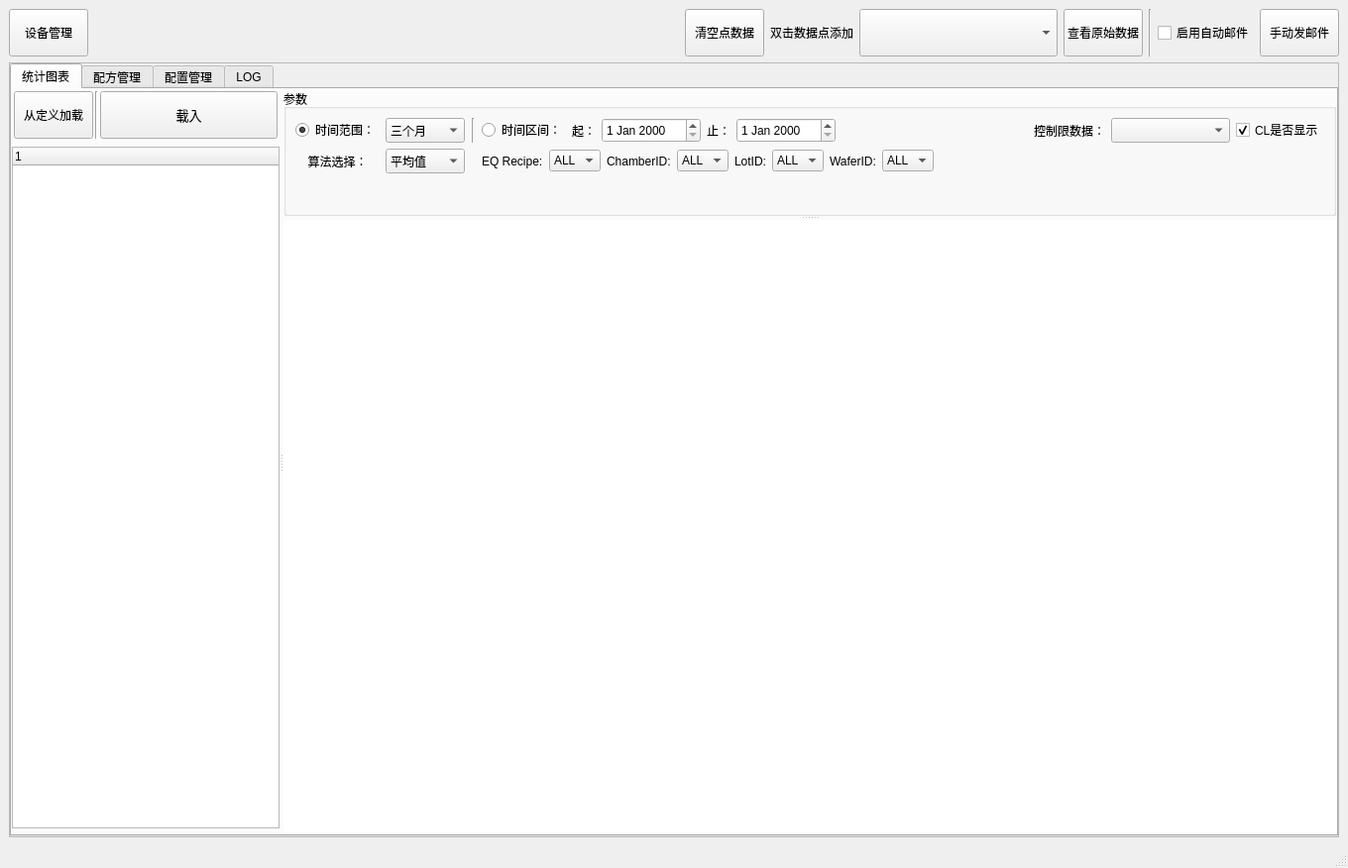
<?xml version="1.0" encoding="UTF-8"?>
<ui version="4.0">
 <class>sFaultDetectionClassificationRGA</class>
 <widget class="QMainWindow" name="sFaultDetectionClassificationRGA">
  <property name="geometry">
   <rect>
    <x>0</x>
    <y>0</y>
    <width>1360</width>
    <height>876</height>
   </rect>
  </property>
  <property name="windowTitle">
   <string>sFaultDetectionClassificationRGA</string>
  </property>
  <widget class="QWidget" name="centralwidget">
   <layout class="QVBoxLayout" name="verticalLayout_4">
    <item>
     <widget class="QWidget" name="widget_4" native="true">
      <property name="maximumSize">
       <size>
        <width>16777215</width>
        <height>48</height>
       </size>
      </property>
      <layout class="QHBoxLayout" name="horizontalLayout">
       <property name="leftMargin">
        <number>0</number>
       </property>
       <property name="topMargin">
        <number>0</number>
       </property>
       <property name="rightMargin">
        <number>0</number>
       </property>
       <property name="bottomMargin">
        <number>0</number>
       </property>
       <item>
        <widget class="QPushButton" name="UI_PB_DEVICE_CONFIG_FDC">
         <property name="minimumSize">
          <size>
           <width>32</width>
           <height>48</height>
          </size>
         </property>
         <property name="text">
          <string>设备管理</string>
         </property>
        </widget>
       </item>
       <item>
        <spacer name="horizontalSpacer">
         <property name="orientation">
          <enum>Qt::Horizontal</enum>
         </property>
         <property name="sizeHint" stdset="0">
          <size>
           <width>40</width>
           <height>20</height>
          </size>
         </property>
        </spacer>
       </item>
       <item>
        <widget class="QPushButton" name="btnClearPnts">
         <property name="minimumSize">
          <size>
           <width>0</width>
           <height>48</height>
          </size>
         </property>
         <property name="text">
          <string>清空点数据</string>
         </property>
        </widget>
       </item>
       <item>
        <widget class="QLabel" name="label_9">
         <property name="text">
          <string>双击数据点添加</string>
         </property>
        </widget>
       </item>
       <item>
        <widget class="QComboBox" name="UI_PNTS_COMBOX">
         <property name="minimumSize">
          <size>
           <width>200</width>
           <height>48</height>
          </size>
         </property>
        </widget>
       </item>
       <item>
        <widget class="QPushButton" name="btnOpenPostSoftware">
         <property name="minimumSize">
          <size>
           <width>0</width>
           <height>48</height>
          </size>
         </property>
         <property name="text">
          <string>查看原始数据</string>
         </property>
        </widget>
       </item>
       <item>
        <widget class="Line" name="line_3">
         <property name="orientation">
          <enum>Qt::Vertical</enum>
         </property>
        </widget>
       </item>
       <item>
        <widget class="QCheckBox" name="chkEnabledMail">
         <property name="text">
          <string>启用自动邮件</string>
         </property>
         <property name="checked">
          <bool>false</bool>
         </property>
        </widget>
       </item>
       <item>
        <widget class="QPushButton" name="btnSendMail">
         <property name="minimumSize">
          <size>
           <width>0</width>
           <height>48</height>
          </size>
         </property>
         <property name="text">
          <string>手动发邮件</string>
         </property>
        </widget>
       </item>
      </layout>
     </widget>
    </item>
    <item>
     <widget class="QScrollArea" name="scrollArea">
      <property name="widgetResizable">
       <bool>true</bool>
      </property>
      <widget class="QWidget" name="scrollAreaWidgetContents">
       <property name="geometry">
        <rect>
         <x>0</x>
         <y>0</y>
         <width>1340</width>
         <height>757</height>
        </rect>
       </property>
       <layout class="QVBoxLayout" name="verticalLayout_5">
        <property name="spacing">
         <number>0</number>
        </property>
        <property name="leftMargin">
         <number>0</number>
        </property>
        <property name="topMargin">
         <number>0</number>
        </property>
        <property name="rightMargin">
         <number>0</number>
        </property>
        <property name="bottomMargin">
         <number>0</number>
        </property>
        <item>
         <widget class="QTabWidget" name="tabWidget">
          <property name="currentIndex">
           <number>0</number>
          </property>
          <property name="iconSize">
           <size>
            <width>16</width>
            <height>16</height>
           </size>
          </property>
          <widget class="QWidget" name="tab">
           <attribute name="title">
            <string>统计图表</string>
           </attribute>
           <layout class="QVBoxLayout" name="verticalLayout_2">
            <property name="spacing">
             <number>0</number>
            </property>
            <property name="leftMargin">
             <number>0</number>
            </property>
            <property name="topMargin">
             <number>0</number>
            </property>
            <property name="rightMargin">
             <number>0</number>
            </property>
            <property name="bottomMargin">
             <number>0</number>
            </property>
            <item>
             <widget class="QSplitter" name="splitter_2">
              <property name="orientation">
               <enum>Qt::Horizontal</enum>
              </property>
              <widget class="QWidget" name="widget" native="true">
               <layout class="QVBoxLayout" name="verticalLayout_3">
                <item>
                 <widget class="QWidget" name="widget_5" native="true">
                  <layout class="QGridLayout" name="gridLayout_4">
                   <property name="leftMargin">
                    <number>2</number>
                   </property>
                   <property name="topMargin">
                    <number>2</number>
                   </property>
                   <property name="rightMargin">
                    <number>2</number>
                   </property>
                   <property name="bottomMargin">
                    <number>2</number>
                   </property>
                   <property name="spacing">
                    <number>2</number>
                   </property>
                   <item row="0" column="2">
                    <widget class="QPushButton" name="UI_PB_OK_FDC">
                     <property name="minimumSize">
                      <size>
                       <width>80</width>
                       <height>48</height>
                      </size>
                     </property>
                     <property name="font">
                      <font>
                       <family>微软雅黑</family>
                       <pointsize>10</pointsize>
                      </font>
                     </property>
                     <property name="text">
                      <string>载入</string>
                     </property>
                    </widget>
                   </item>
                   <item row="0" column="0">
                    <widget class="QPushButton" name="btnDefine">
                     <property name="minimumSize">
                      <size>
                       <width>0</width>
                       <height>48</height>
                      </size>
                     </property>
                     <property name="maximumSize">
                      <size>
                       <width>80</width>
                       <height>16777215</height>
                      </size>
                     </property>
                     <property name="text">
                      <string>从定义加载</string>
                     </property>
                    </widget>
                   </item>
                   <item row="0" column="1">
                    <widget class="Line" name="line_2">
                     <property name="orientation">
                      <enum>Qt::Vertical</enum>
                     </property>
                    </widget>
                   </item>
                  </layout>
                 </widget>
                </item>
                <item>
                 <widget class="QTreeWidget" name="UI_TW_EQ_LIST_FDC">
                  <column>
                   <property name="text">
                    <string/>
                   </property>
                  </column>
                 </widget>
                </item>
                <item>
                 <widget class="QWidget" name="widget_2" native="true">
                  <layout class="QHBoxLayout" name="horizontalLayout_2">
                   <property name="leftMargin">
                    <number>0</number>
                   </property>
                   <property name="topMargin">
                    <number>0</number>
                   </property>
                   <property name="rightMargin">
                    <number>0</number>
                   </property>
                   <property name="bottomMargin">
                    <number>0</number>
                   </property>
                  </layout>
                 </widget>
                </item>
               </layout>
              </widget>
              <widget class="QSplitter" name="splitter">
               <property name="orientation">
                <enum>Qt::Vertical</enum>
               </property>
               <widget class="QWidget" name="UI_W_TOOLS_FDC" native="true">
                <property name="maximumSize">
                 <size>
                  <width>16777215</width>
                  <height>128</height>
                 </size>
                </property>
                <layout class="QVBoxLayout" name="verticalLayout">
                 <item>
                  <widget class="QGroupBox" name="groupBox_3">
                   <property name="title">
                    <string>参数</string>
                   </property>
                   <layout class="QGridLayout" name="gridLayout_2">
                    <item row="2" column="0">
                     <spacer name="verticalSpacer_2">
                      <property name="orientation">
                       <enum>Qt::Vertical</enum>
                      </property>
                      <property name="sizeHint" stdset="0">
                       <size>
                        <width>20</width>
                        <height>40</height>
                       </size>
                      </property>
                     </spacer>
                    </item>
                    <item row="0" column="2">
                     <widget class="Line" name="line">
                      <property name="minimumSize">
                       <size>
                        <width>5</width>
                        <height>0</height>
                       </size>
                      </property>
                      <property name="orientation">
                       <enum>Qt::Vertical</enum>
                      </property>
                     </widget>
                    </item>
                    <item row="0" column="5">
                     <widget class="QDateEdit" name="dateEditStart">
                      <property name="minimumSize">
                       <size>
                        <width>100</width>
                        <height>25</height>
                       </size>
                      </property>
                     </widget>
                    </item>
                    <item row="0" column="7">
                     <widget class="QDateEdit" name="dateEditEnd">
                      <property name="minimumSize">
                       <size>
                        <width>100</width>
                        <height>25</height>
                       </size>
                      </property>
                     </widget>
                    </item>
                    <item row="0" column="9">
                     <widget class="QLabel" name="label_4">
                      <property name="text">
                       <string>控制限数据：</string>
                      </property>
                      <property name="alignment">
                       <set>Qt::AlignCenter</set>
                      </property>
                     </widget>
                    </item>
                    <item row="0" column="10">
                     <widget class="QComboBox" name="comCL_mode">
                      <property name="minimumSize">
                       <size>
                        <width>120</width>
                        <height>25</height>
                       </size>
                      </property>
                     </widget>
                    </item>
                    <item row="0" column="0">
                     <widget class="QRadioButton" name="rBtnTimeStep">
                      <property name="text">
                       <string>时间范围：</string>
                      </property>
                      <property name="checked">
                       <bool>true</bool>
                      </property>
                     </widget>
                    </item>
                    <item row="0" column="6">
                     <widget class="QLabel" name="label_2">
                      <property name="text">
                       <string>止：</string>
                      </property>
                     </widget>
                    </item>
                    <item row="0" column="11">
                     <widget class="QCheckBox" name="chkShowCL">
                      <property name="text">
                       <string>CL是否显示</string>
                      </property>
                      <property name="checked">
                       <bool>true</bool>
                      </property>
                     </widget>
                    </item>
                    <item row="1" column="0">
                     <widget class="QLabel" name="label_3">
                      <property name="text">
                       <string>算法选择：</string>
                      </property>
                      <property name="alignment">
                       <set>Qt::AlignCenter</set>
                      </property>
                     </widget>
                    </item>
                    <item row="0" column="3">
                     <widget class="QRadioButton" name="rBtnTimArea">
                      <property name="text">
                       <string>时间区间：</string>
                      </property>
                     </widget>
                    </item>
                    <item row="0" column="1">
                     <widget class="QComboBox" name="UI_CB_DATE_FDC">
                      <property name="minimumSize">
                       <size>
                        <width>80</width>
                        <height>25</height>
                       </size>
                      </property>
                      <item>
                       <property name="text">
                        <string>三个月</string>
                       </property>
                      </item>
                      <item>
                       <property name="text">
                        <string>一个月</string>
                       </property>
                      </item>
                      <item>
                       <property name="text">
                        <string>一周</string>
                       </property>
                      </item>
                     </widget>
                    </item>
                    <item row="1" column="1">
                     <widget class="QComboBox" name="comAlgType">
                      <property name="minimumSize">
                       <size>
                        <width>0</width>
                        <height>25</height>
                       </size>
                      </property>
                      <item>
                       <property name="text">
                        <string>平均值</string>
                       </property>
                      </item>
                      <item>
                       <property name="text">
                        <string>差值</string>
                       </property>
                      </item>
                     </widget>
                    </item>
                    <item row="0" column="4">
                     <widget class="QLabel" name="label_5">
                      <property name="text">
                       <string>起：</string>
                      </property>
                     </widget>
                    </item>
                    <item row="0" column="8">
                     <spacer name="horizontalSpacer_3">
                      <property name="orientation">
                       <enum>Qt::Horizontal</enum>
                      </property>
                      <property name="sizeHint" stdset="0">
                       <size>
                        <width>40</width>
                        <height>20</height>
                       </size>
                      </property>
                     </spacer>
                    </item>
                    <item row="1" column="3" colspan="6">
                     <layout class="QHBoxLayout" name="horizontalLayout_3">
                      <item>
                       <widget class="QLabel" name="label_8">
                        <property name="text">
                         <string>EQ Recipe:</string>
                        </property>
                       </widget>
                      </item>
                      <item>
                       <widget class="QComboBox" name="UI_CB_EQ_RECIPE">
                        <item>
                         <property name="text">
                          <string>ALL</string>
                         </property>
                        </item>
                       </widget>
                      </item>
                      <item>
                       <widget class="QLabel" name="label">
                        <property name="text">
                         <string>ChamberID:</string>
                        </property>
                       </widget>
                      </item>
                      <item>
                       <widget class="QComboBox" name="UI_CB_CHAMBERID">
                        <item>
                         <property name="text">
                          <string>ALL</string>
                         </property>
                        </item>
                       </widget>
                      </item>
                      <item>
                       <widget class="QLabel" name="label_6">
                        <property name="text">
                         <string>LotID:</string>
                        </property>
                       </widget>
                      </item>
                      <item>
                       <widget class="QComboBox" name="UI_CB_LOTID">
                        <item>
                         <property name="text">
                          <string>ALL</string>
                         </property>
                        </item>
                       </widget>
                      </item>
                      <item>
                       <widget class="QLabel" name="label_7">
                        <property name="text">
                         <string>WaferID:</string>
                        </property>
                       </widget>
                      </item>
                      <item>
                       <widget class="QComboBox" name="UI_CB_WAFERID">
                        <item>
                         <property name="text">
                          <string>ALL</string>
                         </property>
                        </item>
                       </widget>
                      </item>
                      <item>
                       <spacer name="horizontalSpacer_2">
                        <property name="orientation">
                         <enum>Qt::Horizontal</enum>
                        </property>
                        <property name="sizeHint" stdset="0">
                         <size>
                          <width>40</width>
                          <height>20</height>
                         </size>
                        </property>
                       </spacer>
                      </item>
                     </layout>
                    </item>
                   </layout>
                  </widget>
                 </item>
                </layout>
               </widget>
               <widget class="QWidget" name="UI_W_CHART_FDC" native="true">
                <property name="styleSheet">
                 <string notr="true">background-color: rgb(255, 255, 255);</string>
                </property>
                <layout class="QVBoxLayout" name="UI_LAYOUT_CHART_FDC"/>
               </widget>
              </widget>
             </widget>
            </item>
           </layout>
          </widget>
          <widget class="QWidget" name="tab_2">
           <attribute name="title">
            <string>配方管理</string>
           </attribute>
           <layout class="QVBoxLayout" name="UI_LAYOUT_RECIPE_CONFIG_FDC">
            <property name="spacing">
             <number>0</number>
            </property>
            <property name="leftMargin">
             <number>0</number>
            </property>
            <property name="topMargin">
             <number>0</number>
            </property>
            <property name="rightMargin">
             <number>0</number>
            </property>
            <property name="bottomMargin">
             <number>0</number>
            </property>
           </layout>
          </widget>
          <widget class="QWidget" name="tab_3">
           <attribute name="title">
            <string>配置管理</string>
           </attribute>
           <layout class="QGridLayout" name="gridLayout_3">
            <item row="0" column="0">
             <widget class="QGroupBox" name="groupBox">
              <property name="title">
               <string>CL线映射</string>
              </property>
              <layout class="QGridLayout" name="gridLayout">
               <item row="1" column="0">
                <widget class="QWidget" name="widget_3" native="true">
                 <layout class="QHBoxLayout" name="horizontalLayout_4">
                  <item>
                   <spacer name="horizontalSpacer_4">
                    <property name="orientation">
                     <enum>Qt::Horizontal</enum>
                    </property>
                    <property name="sizeHint" stdset="0">
                     <size>
                      <width>40</width>
                      <height>20</height>
                     </size>
                    </property>
                   </spacer>
                  </item>
                  <item>
                   <widget class="QPushButton" name="btnOpen">
                    <property name="minimumSize">
                     <size>
                      <width>0</width>
                      <height>25</height>
                     </size>
                    </property>
                    <property name="text">
                     <string>加载配置</string>
                    </property>
                   </widget>
                  </item>
                  <item>
                   <widget class="QPushButton" name="btnSave">
                    <property name="minimumSize">
                     <size>
                      <width>0</width>
                      <height>25</height>
                     </size>
                    </property>
                    <property name="text">
                     <string>保存</string>
                    </property>
                   </widget>
                  </item>
                 </layout>
                </widget>
               </item>
               <item row="0" column="0">
                <widget class="QTableWidget" name="tableWgt_ChmaerID">
                 <row>
                  <property name="text">
                   <string>1</string>
                  </property>
                 </row>
                 <row>
                  <property name="text">
                   <string>2</string>
                  </property>
                 </row>
                 <row>
                  <property name="text">
                   <string>3</string>
                  </property>
                 </row>
                 <row>
                  <property name="text">
                   <string>4</string>
                  </property>
                 </row>
                 <row>
                  <property name="text">
                   <string>5</string>
                  </property>
                 </row>
                 <row>
                  <property name="text">
                   <string>6</string>
                  </property>
                 </row>
                 <row>
                  <property name="text">
                   <string>7</string>
                  </property>
                 </row>
                 <row>
                  <property name="text">
                   <string>8</string>
                  </property>
                 </row>
                 <column>
                  <property name="text">
                   <string>ChamerID</string>
                  </property>
                 </column>
                 <column>
                  <property name="text">
                   <string>条目(N2/Ar)</string>
                  </property>
                 </column>
                 <column>
                  <property name="text">
                   <string>下限</string>
                  </property>
                 </column>
                 <column>
                  <property name="text">
                   <string>上限</string>
                  </property>
                 </column>
                 <column>
                  <property name="text">
                   <string>条目(N2/H2O)</string>
                  </property>
                 </column>
                 <column>
                  <property name="text">
                   <string>下限</string>
                  </property>
                 </column>
                 <column>
                  <property name="text">
                   <string>上限</string>
                  </property>
                 </column>
                 <column>
                  <property name="text">
                   <string>条目(O2/H2O)</string>
                  </property>
                 </column>
                 <column>
                  <property name="text">
                   <string>下限</string>
                  </property>
                 </column>
                 <column>
                  <property name="text">
                   <string>上限</string>
                  </property>
                 </column>
                 <item row="0" column="0">
                  <property name="text">
                   <string>TM1_CH1</string>
                  </property>
                 </item>
                 <item row="0" column="1">
                  <property name="text">
                   <string>N2/Ar</string>
                  </property>
                 </item>
                 <item row="0" column="2">
                  <property name="text">
                   <string>1</string>
                  </property>
                 </item>
                 <item row="0" column="3">
                  <property name="text">
                   <string>1.5</string>
                  </property>
                 </item>
                 <item row="0" column="4">
                  <property name="text">
                   <string>N2/H2O</string>
                  </property>
                 </item>
                 <item row="0" column="5">
                  <property name="text">
                   <string>1</string>
                  </property>
                 </item>
                 <item row="0" column="6">
                  <property name="text">
                   <string>1.5</string>
                  </property>
                 </item>
                 <item row="0" column="7">
                  <property name="text">
                   <string>O2/H2O</string>
                  </property>
                 </item>
                 <item row="0" column="8">
                  <property name="text">
                   <string>1</string>
                  </property>
                 </item>
                 <item row="0" column="9">
                  <property name="text">
                   <string>1.5</string>
                  </property>
                 </item>
                 <item row="1" column="0">
                  <property name="text">
                   <string>TM1_CH2</string>
                  </property>
                 </item>
                 <item row="1" column="1">
                  <property name="text">
                   <string>N2/Ar</string>
                  </property>
                 </item>
                 <item row="1" column="2">
                  <property name="text">
                   <string>2</string>
                  </property>
                 </item>
                 <item row="1" column="3">
                  <property name="text">
                   <string>2.5</string>
                  </property>
                 </item>
                 <item row="1" column="4">
                  <property name="text">
                   <string>N2/H2O</string>
                  </property>
                 </item>
                 <item row="1" column="5">
                  <property name="text">
                   <string>2</string>
                  </property>
                 </item>
                 <item row="1" column="6">
                  <property name="text">
                   <string>2.5</string>
                  </property>
                 </item>
                 <item row="1" column="7">
                  <property name="text">
                   <string>O2/H2O</string>
                  </property>
                 </item>
                 <item row="1" column="8">
                  <property name="text">
                   <string>2</string>
                  </property>
                 </item>
                 <item row="1" column="9">
                  <property name="text">
                   <string>2.5</string>
                  </property>
                 </item>
                 <item row="2" column="0">
                  <property name="text">
                   <string>TM1_CH3</string>
                  </property>
                 </item>
                 <item row="2" column="1">
                  <property name="text">
                   <string>N2/Ar</string>
                  </property>
                 </item>
                 <item row="2" column="2">
                  <property name="text">
                   <string>3</string>
                  </property>
                 </item>
                 <item row="2" column="3">
                  <property name="text">
                   <string>3.5</string>
                  </property>
                 </item>
                 <item row="2" column="4">
                  <property name="text">
                   <string>N2/H2O</string>
                  </property>
                 </item>
                 <item row="2" column="5">
                  <property name="text">
                   <string>3</string>
                  </property>
                 </item>
                 <item row="2" column="6">
                  <property name="text">
                   <string>3.5</string>
                  </property>
                 </item>
                 <item row="2" column="7">
                  <property name="text">
                   <string>O2/H2O</string>
                  </property>
                 </item>
                 <item row="2" column="8">
                  <property name="text">
                   <string>3</string>
                  </property>
                 </item>
                 <item row="2" column="9">
                  <property name="text">
                   <string>3.5</string>
                  </property>
                 </item>
                 <item row="3" column="0">
                  <property name="text">
                   <string>TM1_CH4</string>
                  </property>
                 </item>
                 <item row="3" column="1">
                  <property name="text">
                   <string>N2/Ar</string>
                  </property>
                 </item>
                 <item row="3" column="2">
                  <property name="text">
                   <string>4</string>
                  </property>
                 </item>
                 <item row="3" column="3">
                  <property name="text">
                   <string>4.5</string>
                  </property>
                 </item>
                 <item row="3" column="4">
                  <property name="text">
                   <string>N2/H2O</string>
                  </property>
                 </item>
                 <item row="3" column="5">
                  <property name="text">
                   <string>4</string>
                  </property>
                 </item>
                 <item row="3" column="6">
                  <property name="text">
                   <string>4.5</string>
                  </property>
                 </item>
                 <item row="3" column="7">
                  <property name="text">
                   <string>O2/H2O</string>
                  </property>
                 </item>
                 <item row="3" column="8">
                  <property name="text">
                   <string>4</string>
                  </property>
                 </item>
                 <item row="3" column="9">
                  <property name="text">
                   <string>4.5</string>
                  </property>
                 </item>
                 <item row="4" column="0">
                  <property name="text">
                   <string>TM1_CH5</string>
                  </property>
                 </item>
                 <item row="4" column="1">
                  <property name="text">
                   <string>N2/Ar</string>
                  </property>
                 </item>
                 <item row="4" column="2">
                  <property name="text">
                   <string>5</string>
                  </property>
                 </item>
                 <item row="4" column="3">
                  <property name="text">
                   <string>5.5</string>
                  </property>
                 </item>
                 <item row="4" column="4">
                  <property name="text">
                   <string>N2/H2O</string>
                  </property>
                 </item>
                 <item row="4" column="5">
                  <property name="text">
                   <string>5</string>
                  </property>
                 </item>
                 <item row="4" column="6">
                  <property name="text">
                   <string>5.5</string>
                  </property>
                 </item>
                 <item row="4" column="7">
                  <property name="text">
                   <string>O2/H2O</string>
                  </property>
                 </item>
                 <item row="4" column="8">
                  <property name="text">
                   <string>5</string>
                  </property>
                 </item>
                 <item row="4" column="9">
                  <property name="text">
                   <string>5.5</string>
                  </property>
                 </item>
                 <item row="5" column="0">
                  <property name="text">
                   <string>TM1_CH6</string>
                  </property>
                 </item>
                 <item row="5" column="1">
                  <property name="text">
                   <string>N2/Ar</string>
                  </property>
                 </item>
                 <item row="5" column="2">
                  <property name="text">
                   <string>6</string>
                  </property>
                 </item>
                 <item row="5" column="3">
                  <property name="text">
                   <string>6.5</string>
                  </property>
                 </item>
                 <item row="5" column="4">
                  <property name="text">
                   <string>N2/H2O</string>
                  </property>
                 </item>
                 <item row="5" column="5">
                  <property name="text">
                   <string>6</string>
                  </property>
                 </item>
                 <item row="5" column="6">
                  <property name="text">
                   <string>6.5</string>
                  </property>
                 </item>
                 <item row="5" column="7">
                  <property name="text">
                   <string>O2/H2O</string>
                  </property>
                 </item>
                 <item row="5" column="8">
                  <property name="text">
                   <string>6</string>
                  </property>
                 </item>
                 <item row="5" column="9">
                  <property name="text">
                   <string>6.5</string>
                  </property>
                 </item>
                 <item row="6" column="0">
                  <property name="text">
                   <string>IDLE</string>
                  </property>
                 </item>
                 <item row="6" column="1">
                  <property name="text">
                   <string>N2/Ar</string>
                  </property>
                 </item>
                 <item row="6" column="2">
                  <property name="text">
                   <string>7</string>
                  </property>
                 </item>
                 <item row="6" column="3">
                  <property name="text">
                   <string>7.5</string>
                  </property>
                 </item>
                 <item row="6" column="4">
                  <property name="text">
                   <string>N2/H2O</string>
                  </property>
                 </item>
                 <item row="6" column="5">
                  <property name="text">
                   <string>7</string>
                  </property>
                 </item>
                 <item row="6" column="6">
                  <property name="text">
                   <string>7.5</string>
                  </property>
                 </item>
                 <item row="6" column="7">
                  <property name="text">
                   <string>O2/H2O</string>
                  </property>
                 </item>
                 <item row="6" column="8">
                  <property name="text">
                   <string>7</string>
                  </property>
                 </item>
                 <item row="6" column="9">
                  <property name="text">
                   <string>7.5</string>
                  </property>
                 </item>
                 <item row="7" column="0">
                  <property name="text">
                   <string>CHE</string>
                  </property>
                 </item>
                 <item row="7" column="1">
                  <property name="text">
                   <string>N2/Ar</string>
                  </property>
                 </item>
                 <item row="7" column="2">
                  <property name="text">
                   <string>0.1</string>
                  </property>
                 </item>
                 <item row="7" column="3">
                  <property name="text">
                   <string>0.2</string>
                  </property>
                 </item>
                 <item row="7" column="4">
                  <property name="text">
                   <string>N2/H2O</string>
                  </property>
                 </item>
                 <item row="7" column="5">
                  <property name="text">
                   <string>0.3</string>
                  </property>
                 </item>
                 <item row="7" column="6">
                  <property name="text">
                   <string>0.4</string>
                  </property>
                 </item>
                 <item row="7" column="7">
                  <property name="text">
                   <string>O2/H2O</string>
                  </property>
                 </item>
                 <item row="7" column="8">
                  <property name="text">
                   <string>0.5</string>
                  </property>
                 </item>
                 <item row="7" column="9">
                  <property name="text">
                   <string>0.6</string>
                  </property>
                 </item>
                </widget>
               </item>
              </layout>
             </widget>
            </item>
           </layout>
          </widget>
          <widget class="QWidget" name="tab_4">
           <attribute name="title">
            <string>LOG</string>
           </attribute>
           <layout class="QGridLayout" name="gridLayout_5">
            <item row="0" column="0">
             <widget class="QWidget" name="widget_6" native="true">
              <layout class="QHBoxLayout" name="horizontalLayout_5">
               <item>
                <widget class="QPushButton" name="btnClearLog">
                 <property name="minimumSize">
                  <size>
                   <width>0</width>
                   <height>40</height>
                  </size>
                 </property>
                 <property name="text">
                  <string>清空</string>
                 </property>
                </widget>
               </item>
               <item>
                <spacer name="horizontalSpacer_5">
                 <property name="orientation">
                  <enum>Qt::Horizontal</enum>
                 </property>
                 <property name="sizeHint" stdset="0">
                  <size>
                   <width>40</width>
                   <height>20</height>
                  </size>
                 </property>
                </spacer>
               </item>
              </layout>
             </widget>
            </item>
            <item row="1" column="0">
             <widget class="QTextEdit" name="txtLog"/>
            </item>
           </layout>
          </widget>
         </widget>
        </item>
       </layout>
      </widget>
     </widget>
    </item>
   </layout>
  </widget>
  <widget class="QMenuBar" name="menubar">
   <property name="geometry">
    <rect>
     <x>0</x>
     <y>0</y>
     <width>1360</width>
     <height>23</height>
    </rect>
   </property>
  </widget>
  <widget class="QStatusBar" name="statusbar"/>
 </widget>
 <resources/>
 <connections/>
</ui>
